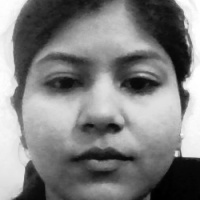
#> input picture backend/data/1/1777466009609.jpg, 200 x 200 px; its folder holds only this picture in this run
$ python -i face_utils.py   (imports and definitions only)
#> lines starting #> are read from the running program, lines starting #| are printed output that depends on the picture
#> further down, picture is the input picture: shape (200, 200, 3); min 0, max 255, mean 128.5
import base64
import json
import os
import re
import time
import cv2
import numpy as np

DATA_DIR = "data"
MODEL_PATH = "trainer.yml"
LABEL_MAP_PATH = "label_map.json"
FACE_SIZE = (200, 200)

face_cascade = cv2.CascadeClassifier(
    cv2.data.haarcascades + "haarcascade_frontalface_default.xml"
)


def _extract_single_face_roi_from_bgr(img):
    if img is None:
        return None, "Invalid image data"

    gray = cv2.cvtColor(img, cv2.COLOR_BGR2GRAY)
    faces = face_cascade.detectMultiScale(gray, scaleFactor=1.3, minNeighbors=5)
#> faces = [[15, 10, 177, 177]]

    if len(faces) == 0:
        return None, "No face detected"
    if len(faces) > 1:
        return None, "Multiple faces detected"

    x, y, w, h = faces[0]
#> x = 15; y = 10; w = 177; h = 177
    roi = gray[y:y + h, x:x + w]
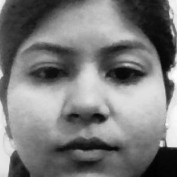
#> roi: shape (177, 177); min 1, max 255, mean 122.3
    roi = cv2.resize(roi, FACE_SIZE, interpolation=cv2.INTER_AREA)
#> roi: shape (200, 200)
    roi = cv2.equalizeHist(roi)
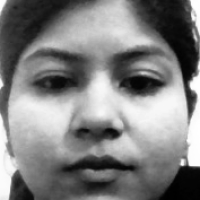
#> roi: shape (200, 200); min 0, max 255, mean 128
    return roi, None


# [121 lines left out: functions get_embedding_from_base64, save_face_sample, retrain_lbph_model, predict_student, not called in this run]


>>> import cv2
>>> picture = cv2.imread('data/1/1777466009609.jpg')
>>> result = _extract_single_face_roi_from_bgr(picture)
